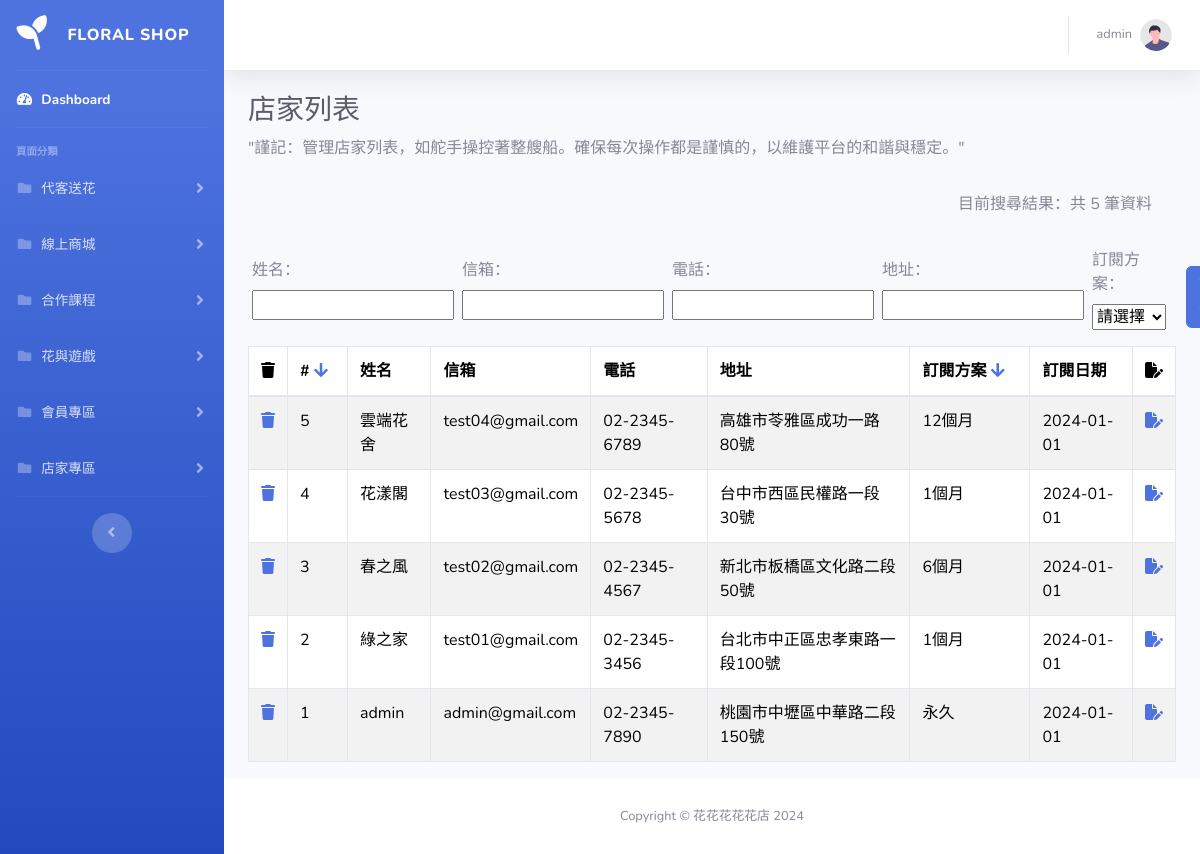
The page /pages/store/list.php on the database as committed earlier.
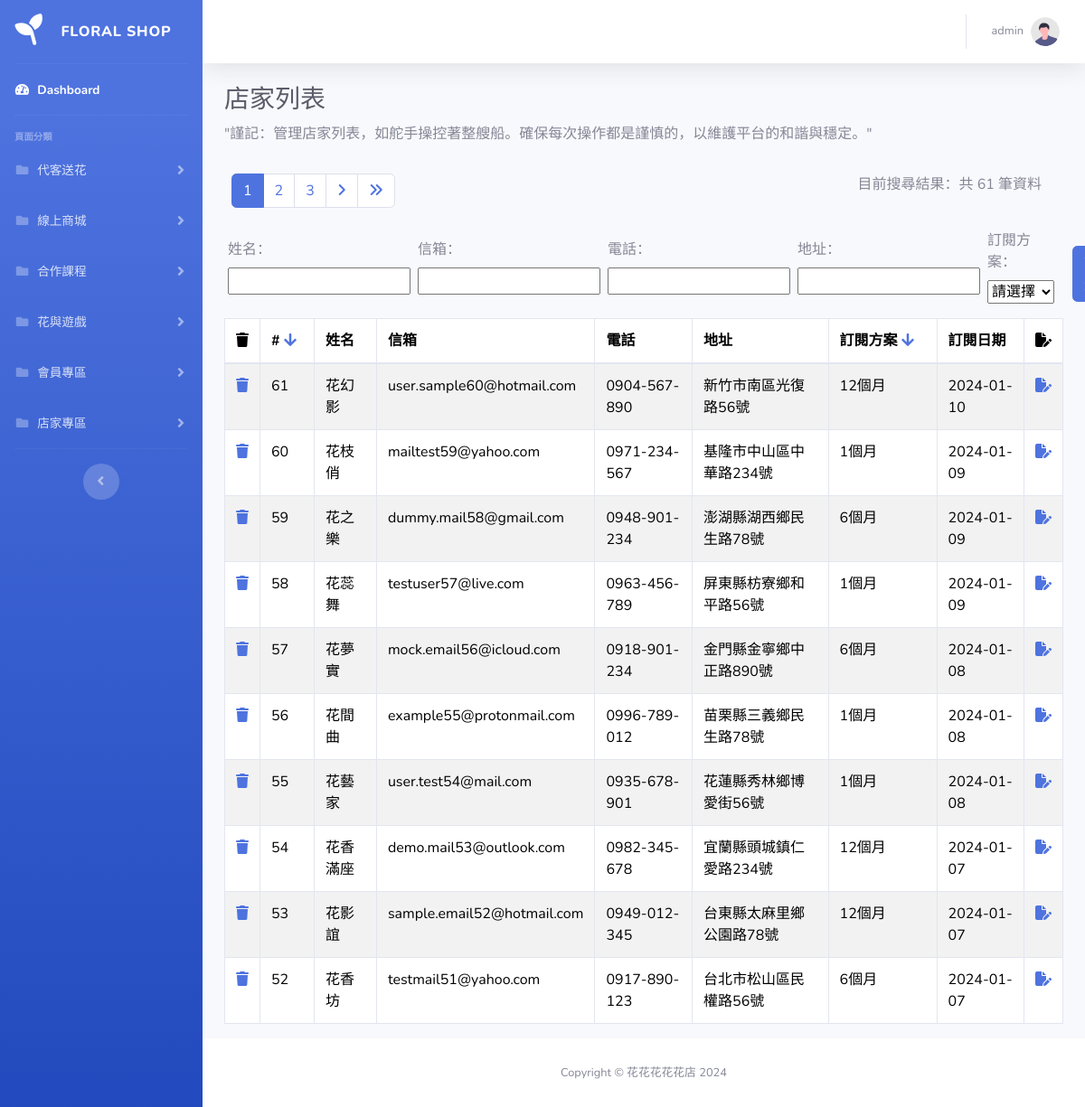
The same page on the database as committed later.
### tables this page shows
CREATE TABLE `store` (
  `store_id` int(11) NOT NULL,
  `store_name` varchar(255) NOT NULL,
  `store_account` varchar(255) NOT NULL,
  `store_password` varchar(255) NOT NULL,
  `store_intro` varchar(255) DEFAULT NULL,
  `store_address` varchar(255) DEFAULT NULL,
  `store_path` varchar(255) DEFAULT NULL,
  `store_email` varchar(255) DEFAULT NULL,
  `store_tel` varchar(255) DEFAULT NULL,
  `sub_date` date DEFAULT NULL,
  `sub_id` int(11) DEFAULT NULL,
  `permission_id` int(11) NOT NULL DEFAULT 2
);

CREATE TABLE `store_sub` (
  `sub_id` int(11) NOT NULL,
  `sub_name` varchar(255) NOT NULL,
  `price` int(11) NOT NULL
);

### pages/store/list.php (the view, shortened to what the changed rows need)
<?php
require '../parts/db_connect.php';
$perPage = 10;
$page = isset($_GET['page']) ? intval($_GET['page']) : 1;
$t_sql = "SELECT COUNT(1)
        FROM store
        LEFT JOIN store_sub ON store.sub_id = store_sub.sub_id";
$stmtCount = $pdo->prepare($t_sql);
$stmtCount->execute();
$rowCount = $stmtCount->fetchColumn();
$totalRows = $rowCount;
$totalPages = 0;
$rows = [];
if ($totalRows > 0) {
    $totalPages = ceil($totalRows / $perPage);
    $order = isset($_GET['order']) ? $_GET['order'] : 'desc';
    $sql = "SELECT store_id, store_name, store_email, store_tel, store_address, sub_name, sub_date
        FROM store
        LEFT JOIN store_sub ON store.sub_id = store_sub.sub_id";
    if (isset($_GET['orderBy'])) {
        $orderField = $_GET['orderBy'];
        $orderType = ($order === 'desc') ? 'DESC' : 'ASC';
        $sql .= " ORDER BY store.$orderField $orderType";
    } else {
        $sql .= " ORDER BY store.store_id DESC";
    }
    $sql .= " LIMIT :offset, :limit";
    $stmt = $pdo->prepare($sql);
    $stmt->bindValue(':offset', ($page - 1) * $perPage, PDO::PARAM_INT);
    $stmt->bindValue(':limit', $perPage, PDO::PARAM_INT);
    $stmt->execute();
    $rows = $stmt->fetchAll();
}
?>
<?php include '../parts/html-head.php' ?>
<body id="page-top">
    <div id="wrapper">
        <div id="content-wrapper" class="d-flex flex-column">
            <div id="content">
                <div class="container-fluid">
                    <h1 class="h3 mb-2 text-gray-800">店家列表</h1>
                    <div class="row">
                        <div class="row my-2">
                            <div class="d-flex">
                                <nav class="mx-2 " aria-label="Page navigation example">
                                    <?php if ($totalPages > 1) : ?>
                                        <ul class="pagination">
                                            <?php for ($i = $page - 2; $i <= $page + 2; $i++) :
                                                if ($i >= 1 and $i <= $totalPages) : 0
                                            ?>
                                                    <li class="page-item <?= $i == $page ? 'active' : '' ?>">
                                                        <a class="page-link" href="?page=<?= $i ?>&orderBy=<?= $_GET['orderBy'] ?? 'store_id' ?>&order=<?= $_GET['order'] ?? 'desc' ?>&filterName=<?= $_GET['filterName'] ?? '' ?>&filterEmail=<?= $_GET['filterEmail'] ?? '' ?>&filterPhone=<?= $_GET['filterPhone'] ?? '' ?>&filterAddress=<?= $_GET['filterAddress'] ?? '' ?>&filterSubscription=<?= $_GET['filterSubscription'] ?? '' ?>">
                                                            <?= $i ?>
                                                        </a>
                                                    </li>
                                            <?php endif;
                                            endfor; ?>
                                            <?php if ($page < $totalPages) : ?>
                                                <li class="page-item <?= $page >= $totalPages ? 'disabled' : '' ?>">
                                                    <a class="page-link" href="?page=<?= $page + 1 ?>&orderBy=<?= $_GET['orderBy'] ?? 'store_id' ?>&order=<?= $_GET['order'] ?? 'desc' ?>&filterName=<?= $_GET['filterName'] ?? '' ?>&filterEmail=<?= $_GET['filterEmail'] ?? '' ?>&filterPhone=<?= $_GET['filterPhone'] ?? '' ?>&filterAddress=<?= $_GET['filterAddress'] ?? '' ?>&filterSubscription=<?= $_GET['filterSubscription'] ?? '' ?>">
                                                        <i class="fa-solid fa-angle-right"></i>
                                                    </a>
                                                </li>
                                                <li class="page-item <?= $page >= $totalPages ? 'disabled' : '' ?>">
                                                    <a class="page-link" href="?page=<?= $totalPages ?>&orderBy=<?= $_GET['orderBy'] ?? 'store_id' ?>&order=<?= $_GET['order'] ?? 'desc' ?>&filterName=<?= $_GET['filterName'] ?? '' ?>&filterEmail=<?= $_GET['filterEmail'] ?? '' ?>&filterPhone=<?= $_GET['filterPhone'] ?? '' ?>&filterAddress=<?= $_GET['filterAddress'] ?? '' ?>&filterSubscription=<?= $_GET['filterSubscription'] ?? '' ?>">
                                                        <i class="fa-solid fa-angles-right"></i>
                                                    </a>
                                                </li>
                                            <?php endif; ?>
                                        </ul>
                                    <?php endif; ?>
                                </nav>
                                <p class="mb-4 ms-auto ">
                                    目前搜尋結果：共 <?= $totalRows ?> 筆資料
                                </p>
                            </div>
                        </div>
                    </div>
                    <div class="row">
                        <div class="col">
                            <table class="table table-bordered table-striped">
                                <thead>
                                    <tr>
                                        <th><i class="fa-solid fa-trash"></i></th>
                                        <th style="width:60px">#
                                            <a href="?page=<?= $page ?>&orderBy=store_id&order=<?= (isset($_GET['orderBy']) && $_GET['orderBy'] === 'store_id' && isset($_GET['order']) && $_GET['order'] === 'asc') ? 'desc' : 'asc' ?>&filterName=<?= $_GET['filterName'] ?? '' ?>&filterEmail=<?= $_GET['filterEmail'] ?? '' ?>&filterPhone=<?= $_GET['filterPhone'] ?? '' ?>&filterAddress=<?= $_GET['filterAddress'] ?? '' ?>&filterSubscription=<?= $_GET['filterSubscription'] ?? '' ?>">
                                                <i class="fas <?= (isset($_GET['orderBy']) && $_GET['orderBy'] === 'store_id' && $_GET['order'] === 'asc') ? 'fa-arrow-up' : 'fa-arrow-down' ?>"></i>
                                            </a>
                                        </th>
                                        <th>姓名</th>
                                        <th>信箱</th>
                                        <th>電話</th>
                                        <th>地址</th>
                                        <th style="width:120px">訂閱方案
                                            <a href="?page=<?= $page ?>&orderBy=sub_id&order=<?= (isset($_GET['orderBy']) && $_GET['orderBy'] === 'sub_id' && isset($_GET['order']) && $_GET['order'] === 'asc') ? 'desc' : 'asc' ?>&filterName=<?= $_GET['filterName'] ?? '' ?>&filterEmail=<?= $_GET['filterEmail'] ?? '' ?>&filterPhone=<?= $_GET['filterPhone'] ?? '' ?>&filterAddress=<?= $_GET['filterAddress'] ?? '' ?>&filterSubscription=<?= $_GET['filterSubscription'] ?? '' ?>">
                                                <i class="fas <?= (isset($_GET['orderBy']) && $_GET['orderBy'] === 'sub_id' && $_GET['order'] === 'asc') ? 'fa-arrow-up' : 'fa-arrow-down' ?>"></i>
                                            </a>
                                        </th>
                                        <th>訂閱日期</th>
                                        <th><i class="fa-solid fa-file-pen"></i></th>
                                    </tr>
                                </thead>
                                <tbody>
                                    <?php foreach ($rows as $r) : ?>
                                        <tr>
                                            <td>
                                                <a href="javascript: delete_one(<?= $r['store_id'] ?>)">
                                                    <i class="fa-solid fa-trash"></i>
                                                </a>
                                            </td>
                                            <td><?= $r['store_id'] ?></td>
                                            <td><?= $r['store_name'] ?></td>
                                            <td><?= $r['store_email'] ?></td>
                                            <td><?= $r['store_tel'] ?></td>
                                            <td><?= htmlentities($r['store_address']) ?></td>
                                            <td><?= $r['sub_name'] ?></td>
                                            <td><?= $r['sub_date'] ?></td>
                                            <td>
                                                <a href="edit.php?store_id=<?= $r['store_id'] ?>"><i class="fa-solid fa-file-pen"></i></a>
                                            </td>
                                        </tr>
                                    <?php endforeach ?>
                                </tbody>
                            </table>
                        </div>
                    </div>
                </div>
            </div>
        </div>
    </div>
    <?php include '../parts/html-foot.php' ?>

Rows that differ between the two databases and show on the page:
no longer on this page (row edited): store: store_id "5", store_name "雲端花舍", store_email "test04@gmail.com", store_tel "02-2345-6789", store_address "高雄市苓雅區成功一路80號", sub.sub_name "12個月", sub_date "2024-01-01"
no longer on this page (row edited): store: store_id "4", store_name "花漾閣", store_email "test03@gmail.com", store_tel "02-2345-5678", store_address "台中市西區民權路一段30號", sub.sub_name "1個月", sub_date "2024-01-01"
no longer on this page (row edited): store: store_id "3", store_name "春之風", store_email "test02@gmail.com", store_tel "02-2345-4567", store_address "新北市板橋區文化路二段50號", sub.sub_name "6個月", sub_date "2024-01-01"
no longer on this page (row edited): store: store_id "2", store_name "綠之家", store_email "test01@gmail.com", store_tel "02-2345-3456", store_address "台北市中正區忠孝東路一段100號", sub.sub_name "1個月", sub_date "2024-01-01"
no longer on this page (row edited): store: store_id "1", store_name "admin", store_email "admin@gmail.com", store_tel "02-2345-7890", store_address "桃園市中壢區中華路二段150號", sub.sub_name "永久", sub_date "2024-01-01"
added store: store_id "61", store_name "花幻影", store_email "user.sample60@hotmail.com", store_tel "0904-567-890", store_address "新竹市南區光復路56號", sub.sub_name "12個月", sub_date "2024-01-10"
added store: store_id "60", store_name "花枝俏", store_email "mailtest59@yahoo.com", store_tel "0971-234-567", store_address "基隆市中山區中華路234號", sub.sub_name "1個月", sub_date "2024-01-09"
added store: store_id "59", store_name "花之樂", store_email "dummy.mail58@gmail.com", store_tel "0948-901-234", store_address "澎湖縣湖西鄉民生路78號", sub.sub_name "6個月", sub_date "2024-01-09"
added store: store_id "58", store_name "花蕊舞", store_email "testuser57@live.com", store_tel "0963-456-789", store_address "屏東縣枋寮鄉和平路56號", sub.sub_name "1個月", sub_date "2024-01-09"
added store: store_id "57", store_name "花夢實", store_email "mock.email56@icloud.com", store_tel "0918-901-234", store_address "金門縣金寧鄉中正路890號", sub.sub_name "6個月", sub_date "2024-01-08"
added store: store_id "56", store_name "花間曲", store_email "example55@protonmail.com", store_tel "0996-789-012", store_address "苗栗縣三義鄉民生路78號", sub.sub_name "1個月", sub_date "2024-01-08"
added store: store_id "55", store_name "花藝家", store_email "user.test54@mail.com", store_tel "0935-678-901", store_address "花蓮縣秀林鄉博愛街56號", sub.sub_name "1個月", sub_date "2024-01-08"
added store: store_id "54", store_name "花香滿座", store_email "demo.mail53@outlook.com", store_tel "0982-345-678", store_address "宜蘭縣頭城鎮仁愛路234號", sub.sub_name "12個月", sub_date "2024-01-07"
added store: store_id "53", store_name "花影誼", store_email "sample.email52@hotmail.com", store_tel "0949-012-345", store_address "台東縣太麻里鄉公園路78號", sub.sub_name "12個月", sub_date "2024-01-07"
added store: store_id "52", store_name "花香坊", store_email "testmail51@yahoo.com", store_tel "0917-890-123", store_address "台北市松山區民權路56號", sub.sub_name "6個月", sub_date "2024-01-07"
Other text that changed with them:
$totalRows: "5" → "61"
new list line: "1"
new list line: "2"
new list line: "3"
